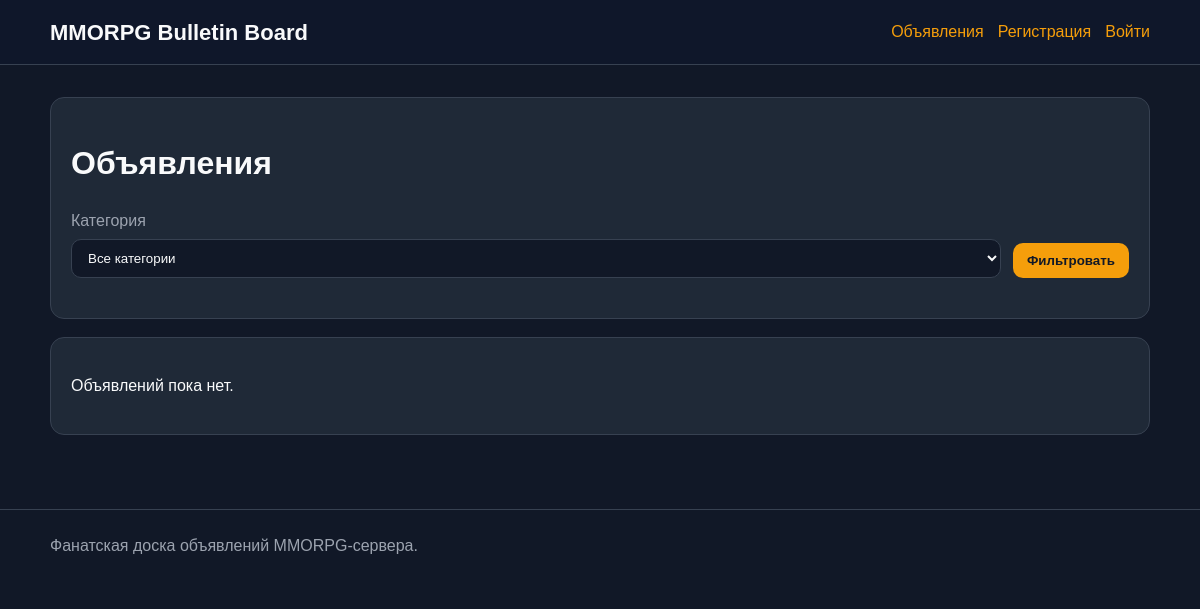
The app's page /, older data.
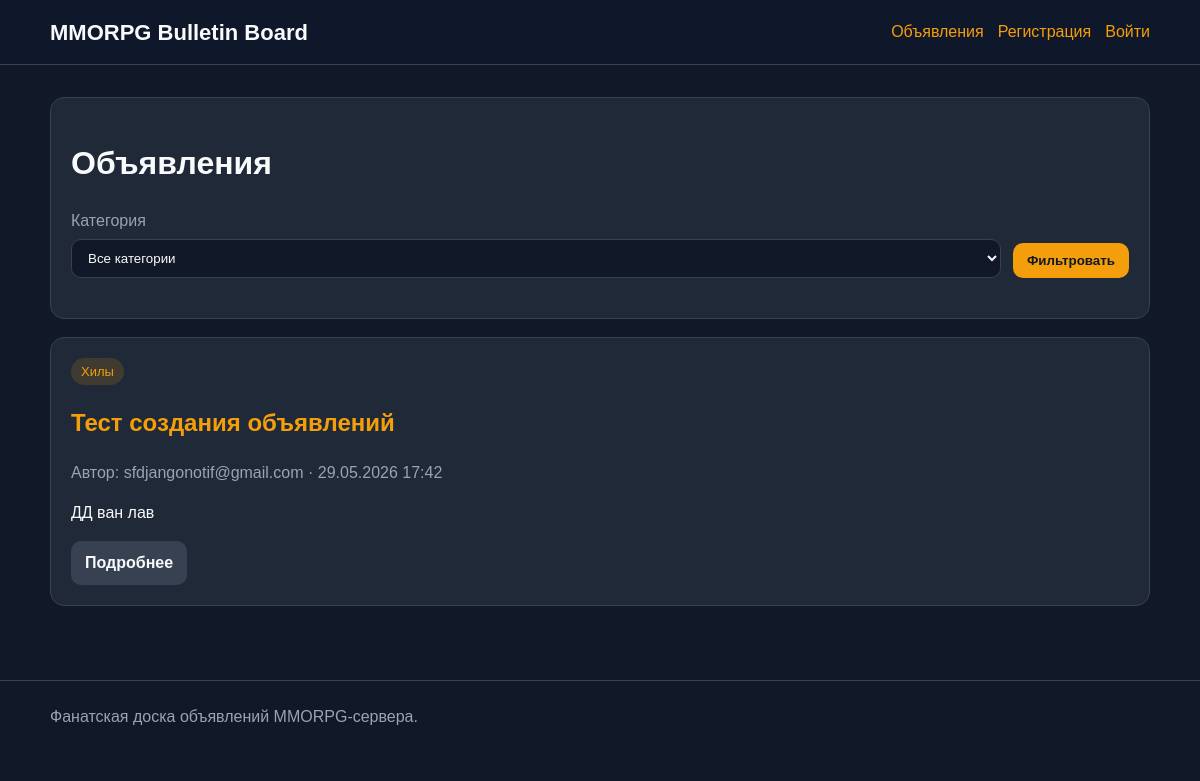
The same page, newer data.
### board_app/models.py (models this page shows, shortened)
class Ad(models.Model):
    class Category(models.TextChoices):
        TANKS = "tanks", "Танки"
        HEALS = "heals", "Хилы"
        DD = "dd", "ДД"
        TRADERS = "traders", "Торговцы"
        GUILDMASTERS = "guildmasters", "Гилдмастеры"
        QUESTGIVERS = "questgivers", "Квестгиверы"
        BLACKSMITHS = "blacksmiths", "Кузнецы"
        LEATHERWORKERS = "leatherworkers", "Кожевники"
        ALCHEMISTS = "alchemists", "Зельевары"
        SPELLMASTERS = "spellmasters", "Мастера заклинаний"
    author = models.ForeignKey(
        settings.AUTH_USER_MODEL,
        on_delete=models.CASCADE,
        related_name="ads",
        verbose_name="Автор",
    )
    category = models.CharField(
        max_length=32,
        choices=Category.choices,
        verbose_name="Категория",
    )
    title = models.CharField(max_length=255, verbose_name="Заголовок")
    content = models.TextField(
        verbose_name="Текст объявления",
        help_text="Здесь может храниться HTML из визуального редактора",
    )
    created_at = models.DateTimeField(auto_now_add=True, verbose_name="Создано")
    updated_at = models.DateTimeField(auto_now=True, verbose_name="Обновлено")
    is_published = models.BooleanField(default=True, verbose_name="Опубликовано")
    slug = models.SlugField(max_length=255, unique=True, blank=True)
    class Meta:
        verbose_name = "Объявление"
        ordering = ("-created_at",)
        indexes = [
            models.Index(fields=["category"]),
            models.Index(fields=["created_at"]),
        ]

class User(AbstractUser):
    username = models.CharField(max_length=150, unique=True, blank=True)
    email = models.EmailField(_("email address"), unique=True)
    is_active = models.BooleanField(default=False)
    USERNAME_FIELD = "email"
    REQUIRED_FIELDS = []
    objects = UserManager()

### board_app/views.py (the view)
# urls.py: path("", AdListView.as_view(), name="ad_list"),
class AdListView(ListView):
    model = Ad
    template_name = "board_app/ad_list.html"
    context_object_name = "ads"
    paginate_by = 10
    def get_queryset(self):
        queryset = (
            Ad.objects
            .filter(is_published=True)
            .select_related("author")
        )
        category = self.request.GET.get("category")
        if category:
            queryset = queryset.filter(category=category)
        return queryset
    def get_context_data(self, **kwargs):
        context = super().get_context_data(**kwargs)
        context["categories"] = Ad.Category.choices
        context["selected_category"] = self.request.GET.get("category", "")
        return context

### board_app/templates/board_app/ad_list.html (shortened to what this page needs)
{% extends "board_app/base.html" %}
{% block content %}
<div class="card">
    <h1>Объявления</h1>
    <form class="filter-form" method="get">
        <div>
            <label for="category">Категория</label>
            <select name="category" id="category">
                <option value="">Все категории</option>
            </select>
        </div>
        <button type="submit">Фильтровать</button>
    </form>
</div>
{% if ads %}
    <div class="grid">
        {% for ad in ads %}
            <article class="card">
                <span class="badge">{{ ad.get_category_display }}</span>
                <h2>
                    <a href="{% url 'board_app:ad_detail' ad.slug %}">
                        {{ ad.title }}
                    </a>
                </h2>
                <p class="muted">
                    Автор: {{ ad.author.email }} · {{ ad.created_at|date:"d.m.Y H:i" }}
                </p>
                <p>{{ ad.content|striptags|truncatechars:180 }}</p>
                <div class="actions">
                    <a class="button secondary" href="{% url 'board_app:ad_detail' ad.slug %}">
                        Подробнее
                    </a>
                </div>
            </article>
        {% endfor %}
    </div>
{% else %}
    <div class="card">
        <p>Объявлений пока нет.</p>
    </div>
{% endif %}
{% endblock %}

Row changes from the older to the newer data that the page shows:
added Ad: category "Хилы", title "Тест создания объявлений", author.email "sfdjangonotif@gmail.com", created_at "29.05.2026 17:42", content "ДД ван лав"
Text that changed along with them:
text no longer shown: "Объявлений пока нет."
